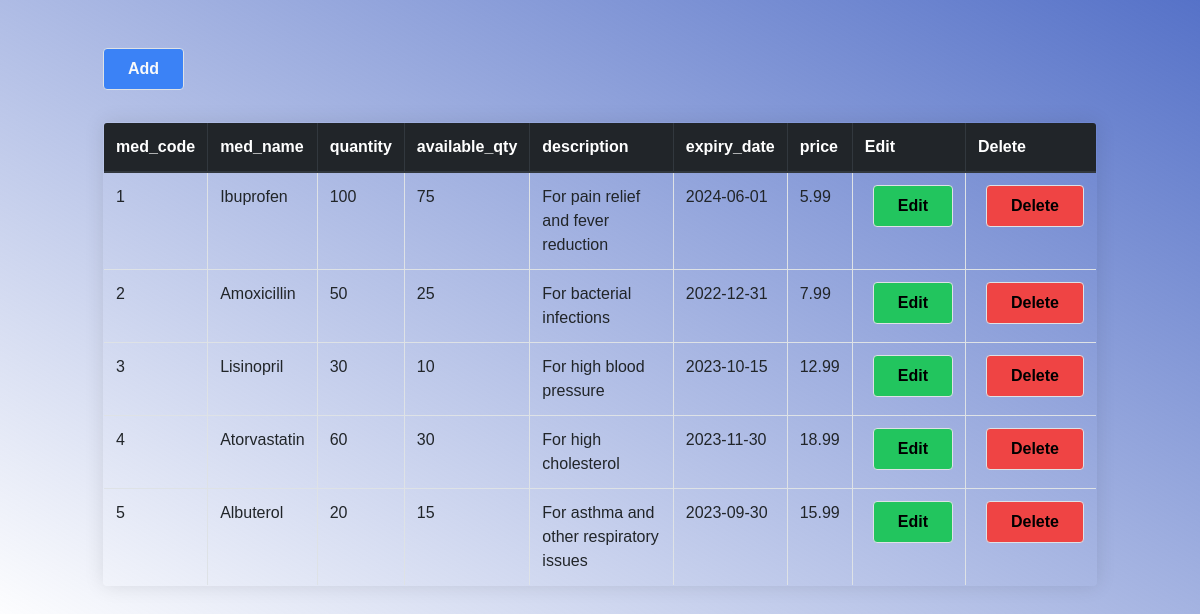
/medicines.php, run on the app's committed database.
### tables this page shows
CREATE TABLE medicines (
  med_code INT NOT NULL AUTO_INCREMENT,
  med_name VARCHAR(255) NOT NULL,
  quantity INT,
  available_qty INT,
  description TEXT,
  expiry_date DATE,
  price DECIMAL(10,2),
  PRIMARY KEY (med_code)
);

### medicines.php (the view, shortened to what this page needs)
<!DOCTYPE html>
<html>
    <head>
        <link rel="stylesheet" href="https://cdn.jsdelivr.net/npm/bootstrap@4.0.0/dist/css/bootstrap.min.css">
        <script src ="https://cdn.tailwindcss.com"></script>
    </head>
    <body>
    <div class="container my-5">
        <button class="mb-8 bg-blue-500 hover:bg-blue-700 text-white font-bold py-2 px-4 border border-blue-700 rounded">
            <a href = "Add Details/add_medicines.php" class="text-light">Add</a>
        </button>
        <table class="table table-bordered table-hover rounded">
            <thead class="thead-dark">
                <tr >
                    <th scope = "col" >med_code</th>
                    <th scope = "col" >med_name</th>
                    <th scope = "col" >quantity</th>
                    <th scope = "col" >available_qty</th>
                    <th scope = "col" >description</th>
                    <th scope = "col" >expiry_date</th>
                    <th scope = "col" >price</th>
                    <th scope = "col" >Edit</th>
                    <th scope = "col" >Delete</th>
                    </tr>
            </thead>
            <tbody>
                <?php
                    require_once "Connection/dbconfig.php";
                    $sql = "Select * from medicines";
                    $result = $pdo->query($sql);
                    if($result->rowCount()>0){
                        while($row = $result->fetch())
                        {
                            ?>
                                <tr>
                                <td><?php echo $row['med_code']; ?></td>
                                <td><?php echo $row['med_name']; ?></td>
                                <td><?php echo $row['quantity']; ?></td>
                                <td><?php echo $row['available_qty']; ?></td>
                                <td><?php echo $row['description']; ?></td>
                                <td><?php echo $row['expiry_date']; ?></td>
                                <td><?php echo $row['price']; ?></td>
                                <td>
                                    <button class="ml-2 bg-green-500 hover:bg-green-700 text-black font-bold py-2 px-4 border border-blue-700 rounded">
                                    <a href="Update/edit_medicines.php?patient_id=<?php echo $row['med_code'];?>">Edit</a></button>
                                </td>
                                <td>
                                    <button class="ml-2 bg-red-500 hover:bg-red-700 text-black font-bold py-2 px-4 border border-blue-700 rounded">
                                    <a href="Delete/delete_medicines.php?deleteid=<?php echo $row['med_code'];?>" onclick = "return confirm('are you sure to delete');">Delete</a></button>
                                </td>
                                </tr>
                            <?php
                        }
                    }
                ?>
            </tbody>
        </table>
    </div>
    </body>
</html>

### medicines.php (style rules this page uses)
body { margin: relative; background: linear-gradient(30deg, #49a0, #5672c8); font-family: sans-serif; font-weight: 100; }
table { width: 90%; border-collapse: collapse; overflow: hidden; box-shadow: 0 0 20px rgba(0,0,0,0.1); }

### data on the page
medicines: med_code "1", med_name "Ibuprofen", quantity "100", available_qty "75", description "For pain relief and fever reduction", expiry_date "2024-06-01", price "5.99"
medicines: med_code "2", med_name "Amoxicillin", quantity "50", available_qty "25", description "For bacterial infections", expiry_date "2022-12-31", price "7.99"
medicines: med_code "3", med_name "Lisinopril", quantity "30", available_qty "10", description "For high blood pressure", expiry_date "2023-10-15", price "12.99"
medicines: med_code "4", med_name "Atorvastatin", quantity "60", available_qty "30", description "For high cholesterol", expiry_date "2023-11-30", price "18.99"
medicines: med_code "5", med_name "Albuterol", quantity "20", available_qty "15", description "For asthma and other respiratory issues", expiry_date "2023-09-30", price "15.99"
